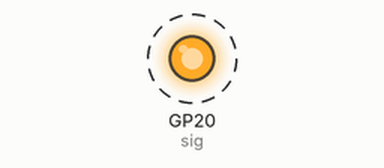
Simulated run of this program. Board: Raspberry Pi Pico running MicroPython. Parts: output pins drawn as LEDs (lit = HIGH). Dashed ring = blinking. Pins used as bus, display or sensor lines are not drawn; what the program prints to the serial console is not drawn.

Above: at 0.5 s.
Timing chart, 0 to 4.6 s (numbered marks = the images above):
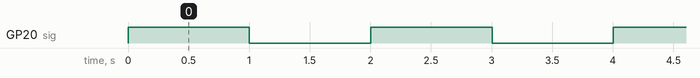

The program:

led_mulptiplexed.py
```python
import machine
import utime

select_list = [(0,0,0,0),
               (1,0,0,0),
               (0,1,0,0),
               (1,1,0,0),
               (0,0,1,0),
               (1,0,1,0),
               (0,1,1,0),
               (1,1,1,0),
               (0,0,0,1),
               (1,0,0,1),
               (0,1,0,1),
               (1,1,0,1),
               (0,0,1,1),
               (1,0,1,1),
               (0,1,1,1),
               (1,1,1,1)]


s0 = machine.Pin(16, machine.Pin.OUT)
s1 = machine.Pin(17, machine.Pin.OUT)
s2 = machine.Pin(18, machine.Pin.OUT)
s3 = machine.Pin(19, machine.Pin.OUT)
sig = machine.Pin(20, machine.Pin.OUT)

led_status = [False]*16

def toggle(channel: int):
    global led_status
    if led_status[channel] == False:
        led_status[channel] = True
        sig.value(True)
        print("Enabled channel: {}".format(channel))
    else:
        led_status[channel] = False
        sig.value(False)
        print("Disabled channel: {}".format(channel))

def enabler(channel: int, signal: bool):
    global select_list, s0, s1, s2, s3
    if channel < 16:
        s0.value(select_list[channel][0])
        s1.value(select_list[channel][1])
        s2.value(select_list[channel][2])
        s3.value(select_list[channel][3])
        toggle(channel)
        print("{}, {}, {}, {}".format(select_list[channel][0], select_list[channel][1], select_list[channel][2], select_list[channel][3]))
        #print(select_list[channel])
    else:
        print("Impossible to select channel: {}. Out of ragne".format(channel))

def init():
    for channel in range(0, 16):
        s0.value(select_list[channel][0])
        s1.value(select_list[channel][1])
        s2.value(select_list[channel][2])
        s3.value(select_list[channel][3])
        sig.value(False)

init()
while True:
#    for i in range(11, 16, 1):
#        enabler(i, True)
#        utime.sleep(3)
    enabler(15, True)
    utime.sleep(1)
    print("\n")

    
```

Measured:
- by itself, GP20 (sig): alternates HIGH for 1.0 s and LOW for 1.0 s
